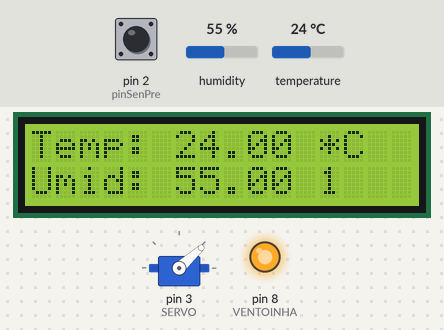
A sketch run on a simulated Arduino Uno, built with avr-gcc and run on an emulated ATmega328P. Shown: 16×2 character LCD, servo, output pins drawn as LEDs (lit = HIGH). The inputs (shaded band) are chosen by the test bench; at power-on: pin 2 (pinSenPre) HIGH, humidity 55 %, temperature 24 °C. What the sketch prints to the serial monitor is not drawn.

Above: at 5.9 s.
6.0 s: pin 2 (pinSenPre) pulled LOW for 3 s
At 11.0 s:
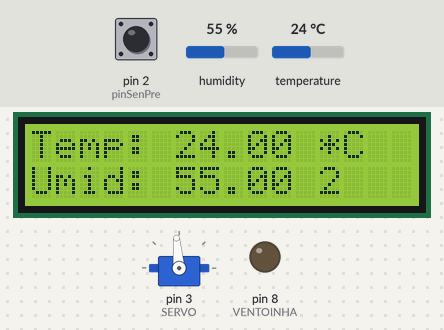
16.5 s: pin 2 (pinSenPre) pulled LOW for 3 s
At 21.0 s:
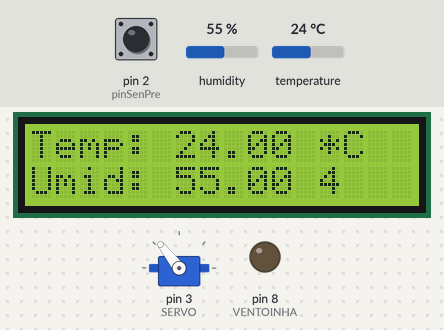
26.5 s: humidity set to 22 %
At 35.5 s:
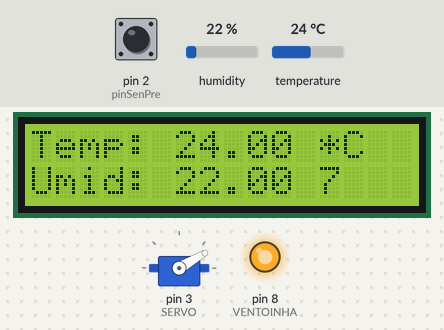
36.8 s: temperature set to 12 °C
At 45.8 s:
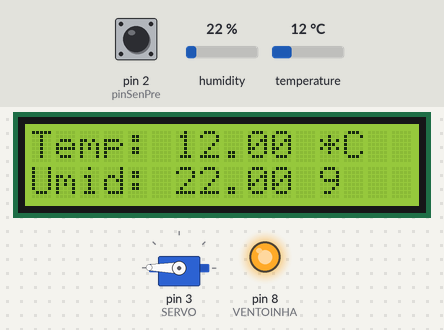
46.7 s: pin 2 (pinSenPre) pulled LOW for 3 s
At 51.0 s:
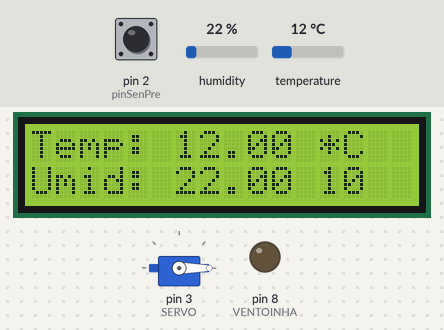
56.5 s: humidity set to 40 %
At 70.28 s:
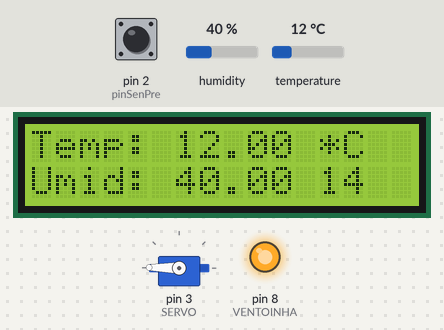
Timing chart, 0 to 70.4 s (numbered marks = the images above; inputs shaded):
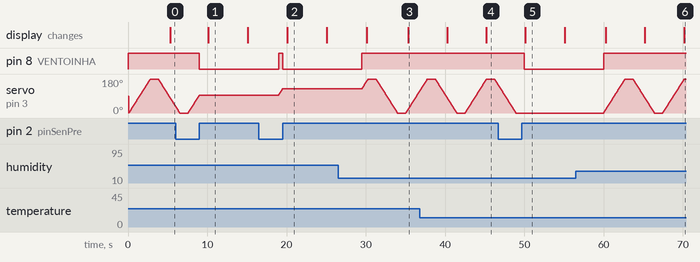

The sketch:

ProjInstrumentacao.ino
```cpp
//#include <idDHT11.h>
#include <LiquidCrystal.h>
//#include <TimerOne.h>
#include <MsTimer2.h>
#include <Servo.h>
#include "DHT.h"

//VARIÁVEIS SENSOR DE PRESENÇA
volatile bool auxSenPre = false; // Ativa o bloco de comandos quando encontra identifica uma presença

// VARIÁVEIS SERVO MOTOR
int pos;        // Posição Servo

// Variáveis sensor DHT11
float h = 0;  // Umidade
float t = 0;  // Temperatura

/*######## DEFINES ########*/
#define pinSenPre    2        // Porta Digital onde o Sinal do Sensor de presença esta conectado
#define SERVO        3        // Porta Digital onde o Sinal do servo esta conectado
#define DHTPIN       A1       // PORTA ANALÓGICA QUE CONECTA O SENSOR DHT11
#define DHTTYPE      DHT11    // DHT 11
#define VENTOINHA        8
                                         // Intanciação do Objeto Servo Motor
LiquidCrystal lcd(12, 11, 7, 6, 5, 4);                        // Define os pinos que serão utilizados para ligação ao display
DHT dht(DHTPIN, DHTTYPE);
Servo servo;                                                  // Intanciação do Objeto Servo Motor

int teste = 0;
void msgDisplay (){
  Serial.println("Interruption ON!");
    lcd.clear();
    //Posiciona o cursor na coluna, linha;
    lcd.setCursor(0, 0);
    //Envia o texto entre aspas para o LCD
    lcd.print("Temp: " + String(t) + " *C");
    //Posiciona o cursor na coluna, linha;
    lcd.setCursor(0, 1);
    //Envia o texto entre aspas para o LCD
    lcd.print("Umid: " + String(h) + " " + String(teste));
    teste++;
}

/*################################# INTERRUPÇÃO SENSOR PRESENÇA #################################*/
void interruptionPresSensor(){
    auxSenPre = true;     // MUDA A FLAG PARA ATIVAR A SEQUENCIA DEPOIS DE IDETIFICAR A PRESENÇA
}

void ligarVentoinha(int indoVindo){
  digitalWrite(VENTOINHA, LOW);   // turn the LED on (HIGH is the voltage level)
  delay(10000);
  digitalWrite(VENTOINHA, HIGH);   // turn the LED off (LOW is the voltage level)
//  if(indoVindo = 0){
//    servo.write(pos--);
//  }else if(indoVindo = 1){
//    servo.write(pos++);
//  }

  auxSenPre = false;
}

void primeiraLeitura(){
  /*Primeria leitura DHT11 e escrita no display */
  float auxH = dht.readHumidity();
  float auxT = dht.readTemperature();
  if (isnan(auxT) || isnan(auxH)){
    Serial.println("Failed");
  } else{
    t = auxT;
    h = auxH;
    msgDisplay();
  }
}

void setup() {
  Serial.begin(9600);
  lcd.begin(16, 2); // Init LCD
  dht.begin();      // Init DHT11
  servo.attach(SERVO); // Init Servo
  pinMode(VENTOINHA, OUTPUT);

  digitalWrite(VENTOINHA, HIGH);

  primeiraLeitura();

  // Inicialização timer 2
  MsTimer2::set(5000, msgDisplay); // 500ms period
  MsTimer2::start();


// INTERRUPÇÃO SENSOR DE PRESENÇA
  pinMode(pinSenPre, INPUT_PULLUP);
  attachInterrupt(digitalPinToInterrupt(pinSenPre), interruptionPresSensor, RISING);


} // End Setup

void loop() {
/*Leitura sensor Temperatura e Umidade.*/
  float auxH = dht.readHumidity();
  float auxT = dht.readTemperature();
  if (isnan(auxT) || isnan(auxH)){
    Serial.println("Failed");
  } else{
    Serial.println("T: " + String(auxT));
    Serial.println("U: " + String(auxH));
    t = auxT;
    h = auxH;
  }
/*End Leitura sensor Temperatura e Umidade.*/

/*Controle Servo Motor.*/

for(pos = 0; pos < 180; pos++){ //PARA "pos" IGUAL A 0, ENQUANTO "pos" MENOR QUE 180, INCREMENTA "pos"
  servo.write(pos); //ESCREVE O VALOR DA POSIÇÃO QUE O SERVO DEVE GIRAR
  delay(15); //INTERVALO DE 15 MILISSEGUNDOS
  if(auxSenPre){
    ligarVentoinha(0);
  }
}
delay(1000); //INTERVALO DE 1 SEGUNDO
for(pos = 180; pos >= 0; pos--){ //PARA "pos" IGUAL A 180, ENQUANTO "pos" MAIOR OU IGUAL QUE 0, DECREMENTA "pos"
  servo.write(pos); //ESCREVE O VALOR DA POSIÇÃO QUE O SERVO DEVE GIRAR
  delay(15); //INTERVALO DE 15 MILISSEGUNDOS
  if(auxSenPre){
    ligarVentoinha(1);
  }
}
delay(1000); //INTERVALO DE 1 SEGUNDO


//for(pos = 0; pos < 180; pos++){ //PARA "pos" IGUAL A 0, ENQUANTO "pos" MENOR QUE 180, INCREMENTA "pos"
//  servo.write(pos); //ESCREVE O VALOR DA POSIÇÃO QUE O SERVO DEVE GIRAR
//  Serial.println("For 1");
//  delay(15); //INTERVALO DE 15 MILISSEGUNDOS
//}
//delay(1000); //INTERVALO DE 1 SEGUNDO
//for(pos = 180; pos >= 0; pos--){ //PARA "pos" IGUAL A 180, ENQUANTO "pos" MAIOR OU IGUAL QUE 0, DECREMENTA "pos"
//  servo.write(pos); //ESCREVE O VALOR DA POSIÇÃO QUE O SERVO DEVE GIRAR
//  Serial.println("For 2");
//  delay(15); //INTERVALO DE 15 MILISSEGUNDOS
//}
//delay(1000); //INTERVALO DE 1 SEGUNDO


/*End Controle Servo Motor.*/

}
```

Measured:
- after the input at 6.0 s, pin 8 (VENTOINHA): HIGH → LOW after 3.0 s
- after the input at 16.5 s, servo on pin 3 (SERVO): goes on until 19.5 s, then stays 128°
- after the input at 46.7 s, pin 8 (VENTOINHA): HIGH → LOW after 3.3 s; servo on pin 3 (SERVO): goes on until 48.9 s, then stays 0°
- what the display in image 1 shows lasts 5.0 s, from 10.1 s to 15.1 s
